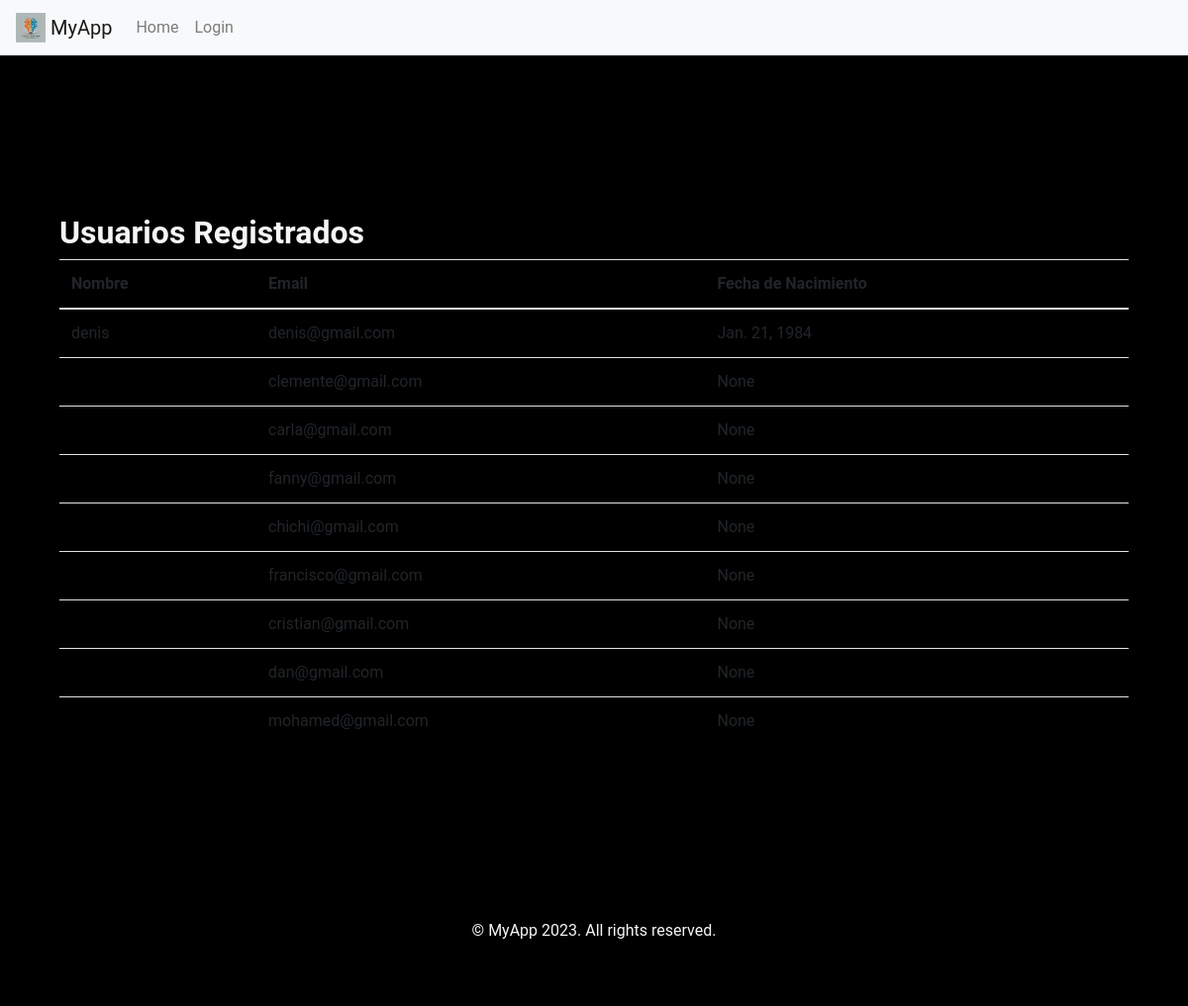
The page /usuario/ on the database as committed earlier.
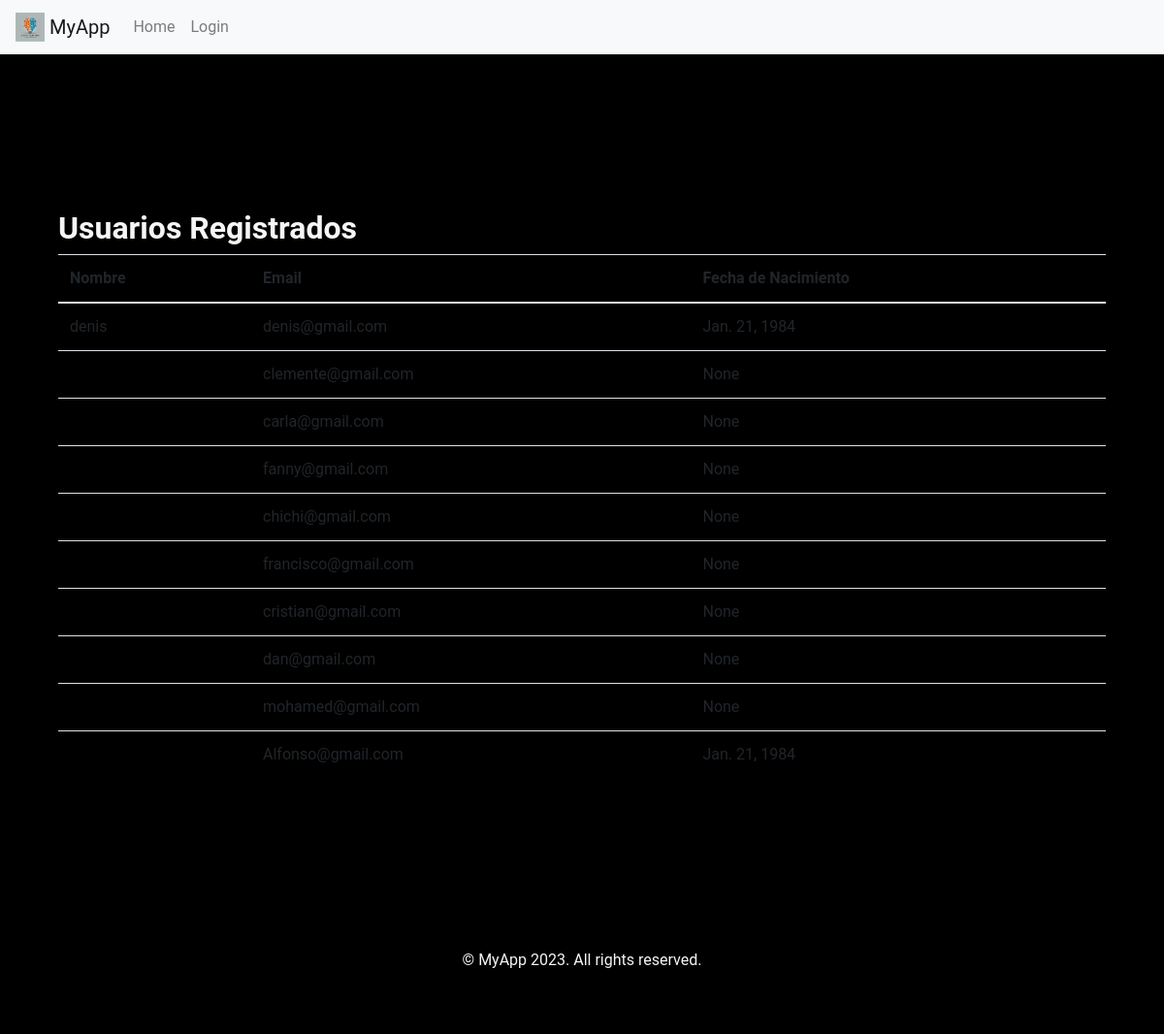
The same page on the database as committed later.
### helloworld_app/models.py (models this page shows, shortened)
class CustomUser(AbstractBaseUser, PermissionsMixin):
    username = models.CharField(max_length=100, unique=True, default=generate_unique_username)
    nombre = models.CharField(max_length=100)
    email = models.EmailField(unique=True)
    fecha_de_nacimiento = models.DateField(null=True)
    is_active = models.BooleanField(default=True)
    is_staff = models.BooleanField(default=False)
    objects = CustomUserManager()
    USERNAME_FIELD = 'username'
    REQUIRED_FIELDS = ['nombre', 'email', 'fecha_de_nacimiento']

### helloworld_app/views.py (the view)
# urls.py: path('usuario/', views.lista_de_usuarios, name='lista_de_usuarios'),
def lista_de_usuarios(request):
    usuarios = CustomUser.objects.all()
    return render(request, 'lista_de_usuarios.html', {'usuarios': usuarios})

### helloworld_app/templates/lista_de_usuarios.html (shortened to what this page needs)
{% extends 'base.html' %}
{% load static %}
{% block content %}
    <div class="container mt-5">
        <h2>Usuarios Registrados</h2>
        <table class="table table-striped">
            <thead>
                <tr>
                    <th>Nombre</th>
                    <th>Email</th>
                    <th>Fecha de Nacimiento</th>
                </tr>
            </thead>
            <tbody>
                {% for usuario in usuarios %}
                <tr>
                    <td>{{ usuario.nombre }}</td>
                    <td>{{ usuario.email }}</td>
                    <td>{{ usuario.fecha_de_nacimiento }}</td>
                </tr>
                {% endfor %}
            </tbody>
        </table>
    </div>
{% endblock %}

### helloworld_app/templates/base.html (shortened to what this page needs)
{% load static %}
<!DOCTYPE html>
<html lang="en">
<head>
    <link rel="stylesheet" href="https://maxcdn.bootstrapcdn.com/bootstrap/4.6.0/css/bootstrap.min.css">
    <link rel="stylesheet" href="{% static 'css/style.css' %}">
</head>
<body>
    <header>
        <nav class="navbar navbar-expand-lg navbar-light bg-light">
            <a class="navbar-brand" href="{% url 'landing_page' %}">
                <img src="{% static 'img/logo.png' %}" alt="MyApp Logo" height="30" class="d-inline-block align-top">
                MyApp
            </a>
            <div class="collapse navbar-collapse" id="navbarNav">
                <ul class="navbar-nav">
                    <li class="nav-item">
                        <a class="nav-link" href="{% url 'landing_page' %}">Home</a>
                    </li>
                    {% if user.is_authenticated %}
                        <li class="nav-item">
                            <a class="nav-link" href="{% url 'profile' %}">Profile</a>
                        </li>
                        <li class="nav-item">
                            <a class="nav-link" href="{% url 'logout' %}">Logout</a>
                        </li>
                    {% else %}
                        <li class="nav-item">
                            <a class="nav-link" href="{% url 'login' %}">Login</a>
                        </li>
                    {% endif %}
                </ul>
            </div>
        </nav>
    </header>
    <main class="container mt-5">
        {% block content %}
        {% endblock %}
    </main>
    <footer class="bg-red py-3 mt-5">
        <div class="container text-center">
            <p>&copy; MyApp 2023. All rights reserved.</p>
        </div>
    </footer>
</body>
</html>

### helloworld_app/static/css/style.css (style rules this page uses)
body { background-color: #000000; font-family: 'Roboto', sans-serif; color: #f5f5f5; }
h1, h2, h3, h4, h5, h6 { font-weight: bold; }
header { background-color: #000000!important; box-shadow: 0 4px 6px rgba(0, 0, 0, 0.1); }
.navbar-brand, .nav-link { color: #f5f5f5; }
.container { padding-top: 2rem; padding-bottom: 2rem; }
footer { background-color: #000000; color: #f5f5f5; }
.bg-red { background-color: #000000!important; }

Rows that differ between the two databases and show on the page:
added CustomUser: email "Alfonso@gmail.com", fecha_de_nacimiento "Jan. 21, 1984"
